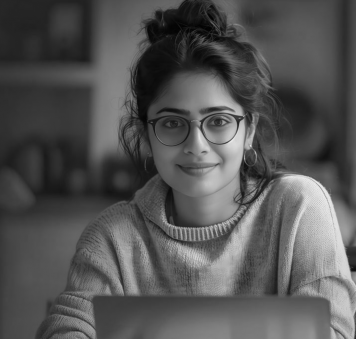
#> input picture dipimage1.png, 356 x 339 px, found by its file name
$ jupyter execute --allow-errors Jayasree_R_exp12_dip.ipynb   (shell and % lines are left out)
#> lines starting #> are read from the running program, lines starting #| are printed output that depends on the picture; after the words box and inside, x2 and y2 are one past the last pixel; in counts of white or black regions, pixels touching at a corner belong together
# EXPERIMENT 12 project
# name: JAYASREE R
# register number: 212223230087

[cell 1]
import cv2
import matplotlib.pyplot as plt

withglass = cv2.imread('/content/dipimage1.png', 0)
#> withglass is the input picture: shape (339, 356); min 2, max 234, mean 84.3
group = cv2.imread('/content/dipimage2.png', 0)
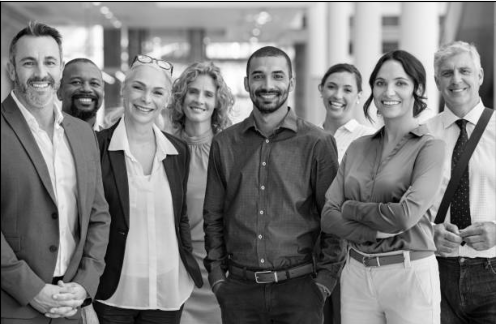
#> input picture dipimage2.png, 496 x 324 px, found by its file name
#> group is the input picture: shape (324, 496); min 0, max 255, mean 124.5

plt.imshow(withglass, cmap='gray')
plt.title("With Glasses")
plt.show()

plt.imshow(group, cmap='gray')
plt.title("Group Image")
plt.show()

face_cascade = cv2.CascadeClassifier(cv2.data.haarcascades + 'haarcascade_frontalface_default.xml')
eye_cascade = cv2.CascadeClassifier(cv2.data.haarcascades + 'haarcascade_eye.xml')

if face_cascade.empty():
    raise IOError("Error loading face cascade XML file")
if eye_cascade.empty():
    raise IOError("Error loading eye cascade XML file")

def detect_face(img, scaleFactor=1.1, minNeighbors=5):
#> called with scaleFactor = 1.1, minNeighbors = 5
    face_img = img.copy()
    face_rects = face_cascade.detectMultiScale(face_img, scaleFactor=scaleFactor, minNeighbors=minNeighbors)
#> face_rects = [[133, 74, 126, 126]]
    for (x, y, w, h) in face_rects:
        cv2.rectangle(face_img, (x, y), (x + w, y + h), (255, 255, 255), 2)
#> this loop made 1 pass
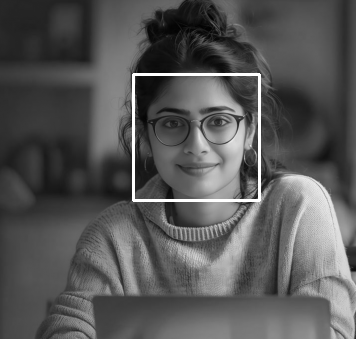
#> face_img: shape (339, 356); 1.25% of pixels changed, all inside (x1, y1, x2, y2) = (132, 73, 261, 202)
    return face_img

def detect_eyes(img):
    face_img = img.copy()
    eyes = eye_cascade.detectMultiScale(face_img)
    for (x, y, w, h) in eyes:
        cv2.rectangle(face_img, (x, y), (x + w, y + h), (255, 255, 255), 2)
    return face_img

result_withglass_faces = detect_face(withglass)
plt.imshow(result_withglass_faces, cmap='gray')
plt.title("Faces in With Glasses Image")
plt.show()

result_group_faces = detect_face(group)
#> call 2 of detect_face, with scaleFactor = 1.1, minNeighbors = 5
#> in detect_face (call 2), `face_rects = face_cascade.detectMultiScale(face_img, scaleFactor=scale..`: face_rects = [[317, 72, 43, 43], [365, 63, 53, 53], [178, 76, 44, 44], [434, 53, 49, 49], [64, 66, 42, 42], [11, 40, 58, 58], [240, 55, 56, 56], [121, 68, 56, 56]]
#> the loop in detect_face (call 2), `for (x, y, w, h) in face_rects:` made 8 passes
#> after the loop in detect_face (call 2), `for (x, y, w, h) in face_rects:`:
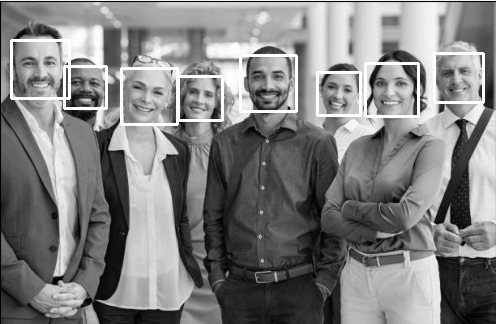
#> face_img: shape (324, 496); 2.91% of pixels changed, all inside (x1, y1, x2, y2) = (10, 39, 485, 126)
plt.imshow(result_group_faces, cmap='gray')
plt.title("Faces in Group Image")
plt.show()

# [9 lines of commented-out code are left out]
